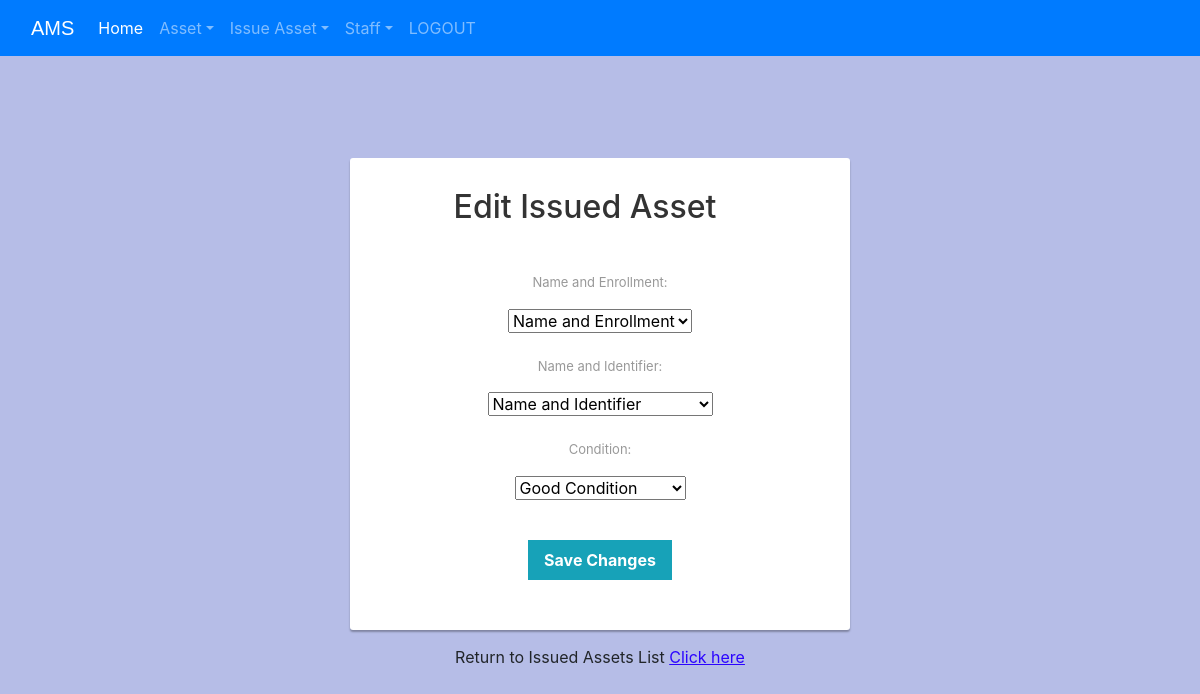
/edit_issued_asset/7/, run on the app's committed database.
### Assets/models.py (models this page shows, shortened)
class StaffExtra(models.Model):
    user = models.OneToOneField(User, on_delete=models.CASCADE)
    enrollment = models.CharField(max_length=40)
    department = models.CharField(max_length=40)
    def __str__(self):
        return self.user.first_name + '[' + str(self.enrollment) + ']'

class Asset(models.Model):
    category_choices = [
        ('hardware', 'Hardware'),
        ('software', 'Software'),
        ('other', 'Other'),
    ]
    condition_choices = [
        ('good condition', 'Good Condition'),
        ('under maintenance', 'Under Maintenance'),
    ]
    name = models.CharField(max_length=30)
    identifier = models.CharField(max_length=30, unique=True)
    description = models.CharField(max_length=100, blank=True)
    category = models.CharField(max_length=30, choices=category_choices, default='other')
    condition = models.CharField(max_length=30, choices=condition_choices, default='good condition')
    available = models.BooleanField(default=True)
    requested_by = models.ForeignKey(User, null=True, blank=True, on_delete=models.SET_NULL)
    requested_at = models.DateTimeField(auto_now_add=True, null=True, blank=True)
    def __str__(self):
        return f"{self.name} [{self.identifier}]"

class IssuedAsset(models.Model):
    enrollment = models.ForeignKey(StaffExtra, on_delete=models.CASCADE, default=None)
    identifier = models.ForeignKey(Asset, on_delete=models.CASCADE, default=None)
    condition = models.CharField(max_length=30, choices=Asset.condition_choices, default='other')

### Assets/views.py (the view)
# urls.py: path('edit_issued_asset/<int:id>/', edit_issued_asset_view, name='edit_issued_asset'),
def edit_issued_asset_view(request, id):
    asset = get_object_or_404(IssuedAsset, id=id)
    if request.method == 'POST':
        form = IssuedAssetForm(request.POST, instance=asset)
        if form.is_valid():
            form.save()
            return redirect('Assets:viewissuedasset')
    else:
        form = IssuedAssetForm(instance=asset)
    return render(request, 'Assets/editissuedasset.html', {'form': form, 'asset': asset})

### Assets/forms.py
class IssuedAssetForm(forms.ModelForm):
    class Meta:
        model = models.IssuedAsset
        fields = ['enrollment', 'identifier', 'condition']
    identifier = forms.ModelChoiceField(
        queryset=models.Asset.objects.all(),
        empty_label="Name and Identifier",
        to_field_name="identifier",
        label='Name and Identifier'
    )
    enrollment = forms.ModelChoiceField(
        queryset=models.StaffExtra.objects.all(),
        empty_label="Name and Enrollment",
        to_field_name='enrollment',
        label='Name and Enrollment'
    )

### Assets/templates/assets/editissuedasset.html (shortened to what this page needs)
<!DOCTYPE html>
<html lang="en" dir="ltr">
  <head>
    <link rel="stylesheet" href="https://stackpath.bootstrapcdn.com/bootstrap/4.3.1/css/bootstrap.min.css">
    <link rel="stylesheet" href="https://maxcdn.bootstrapcdn.com/font-awesome/4.7.0/css/font-awesome.min.css">
  </head>
  <body style="background-color:#b6bde7;">
    {% include "assets/navbaradmin.html" %}
    <br>
    <br>
    <div class="signup-form">
      <form method="post" class="form-horizontal">
        <center><h2>Edit Issued Asset</h2></center>
        {% for field in form %}
        <div class="form-group text-center">
          <label class="control-label col-xs-4">{{ field.label_tag }}</label>
          <div class="col-xs-8">
            {{ field }}
          </div>
        </div>
        {% endfor %}
        <div class="form-group text-center">
          <div class="col-xs-8 col-xs-offset-4">
            <button type="submit" class="btn btn-info btn-lg" style="border-radius: 0%;">Save Changes</button>
          </div>
        </div>
      </form>
      <div class="text-center">Return to Issued Assets List <a href="{% url 'Assets:viewissuedasset'  %}">Click here</a></div>
    </div>
  </body>
</html>

### Assets/templates/assets/editissuedasset.html (style rules this page uses)
body { color: #aa082e; background-color: #b6bde7 !important; font-family: 'Roboto', sans-serif; }
.form-control, .btn { border-radius: 3px; }
.signup-form { width: 500px; margin: 0 auto; padding: 30px 0; }
.signup-form h2 { color: #333; margin: 0 0 30px 0; display: inline-block; padding: 0 30px 10px 0; border-bottom: 3px solid #ffffff; }
.signup-form form { color: #999; border-radius: 3px; margin-bottom: 15px; background: #fff; box-shadow: 0px 2px 2px rgba(0, 0, 0, 0.3); padding: 30px; }
.signup-form .form-group { margin-bottom: 20px; }
.signup-form label { font-weight: normal; font-size: 13px; }
.signup-form .btn { font-size: 16px; font-weight: bold; border: none; margin-top: 20px; min-width: 140px; }
.signup-form a { color: #2b04ff; text-decoration: underline; }

### data on the page
StaffExtra: form "Name and Enrollment"
Asset: form "Name and Identifier"
IssuedAsset: form "Good Condition"

### other printed values
{{ field.label_tag }} "Name and Enrollment:" "Name and Identifier:" "Condition:"
